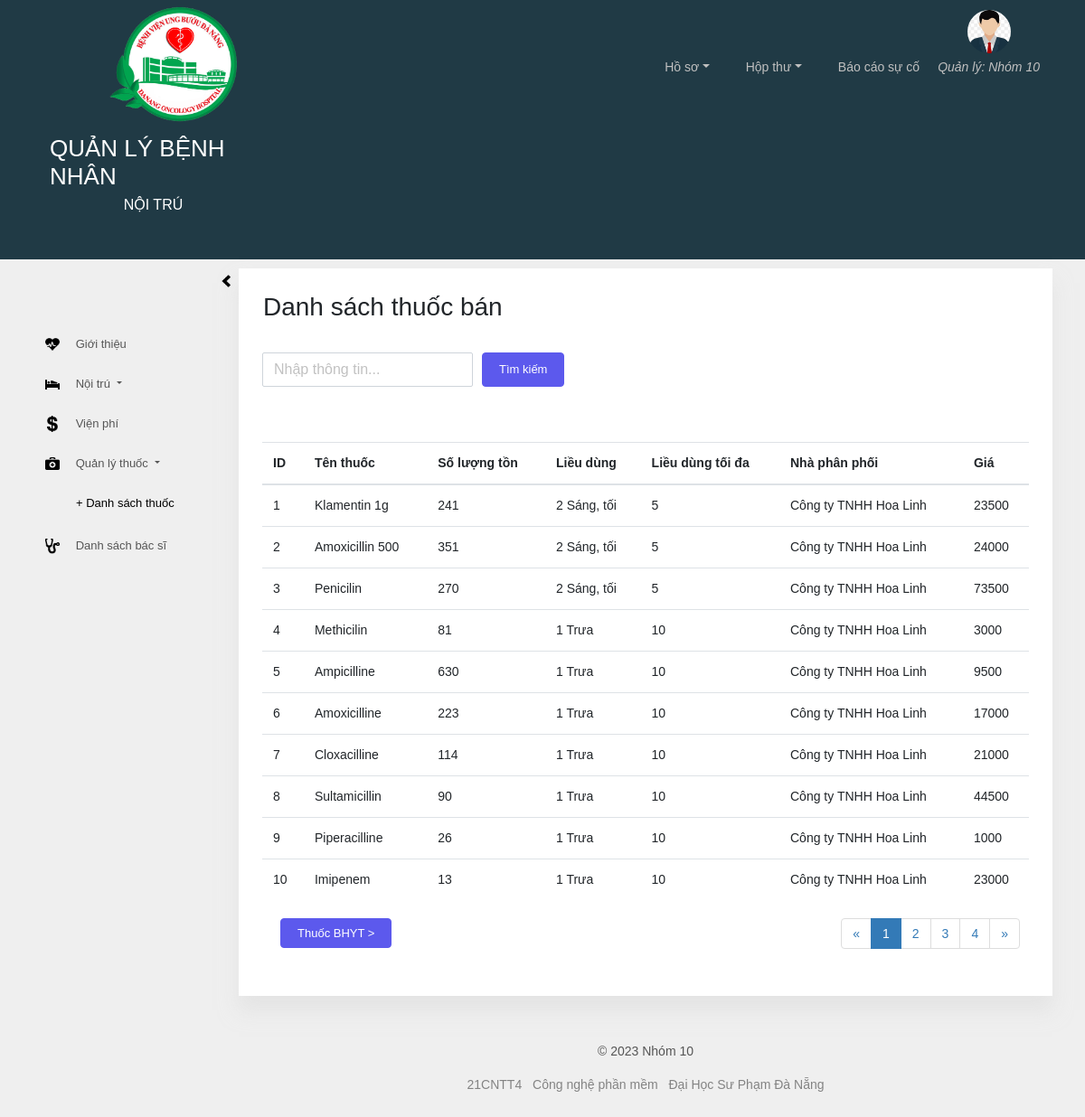
/danhsachthuoc.php, run on the app's committed database.
### tables this page shows
CREATE TABLE `thuocban` (
  `id` int(11) NOT NULL,
  `tenthuoc` varchar(100) NOT NULL,
  `soluongton` int(11) NOT NULL,
  `lieudung` int(11) NOT NULL,
  `lieudungtoida` int(11) NOT NULL,
  `thoigianuong` varchar(100) NOT NULL,
  `nhaphanphoi` int(11) NOT NULL,
  `gia` float NOT NULL
);

CREATE TABLE `nhaphanphoi` (
  `id` int NOT NULL,
  `tencongty` varchar(100) NOT NULL,
  `tenthuoc` varchar(100) NOT NULL
);

### danhsachthuoc.php (the view, shortened to what this page needs)
<?php
    require_once('header-footer/header.php');
 ?>
      <div class="page-body">
        <div class="container-fluid">
          <div class="page-sidebar toggled sidebar">
            <nav class="sidebar-collapse d-none d-lg-block">
              <i class="ion hide-on-collapsed"><img src="img/icon/glyphicons-225-chevron-left.png" style="width:10px;" alt=""></i>
            </nav>
            <ul class="nav nav-pills nav-stacked" id="sidebar-stacked">
              <li class="nav-item">
                <a class="nav-link" href="home.php"><i class="ion"><img src="img/icon/glyphicons-672-heartbeat.png" style="width:16px;" alt=""></i> <span class="nav-text">Giới thiệu</span></a>
              </li>
              <li class="nav-item">
                <a class="nav-container dropdown-toggle" data-toggle="collapse" data-parent="#sidebar-stacked" href="#p2">
                  <i class="ion"><img src="img/icon/glyphicons-496-bed-alt.png" style="width:16px;" alt=""></i> <span class="nav-text">Nội trú</span>
                </a>
              </li>
              <li class="nav-item">
                <a class="nav-link" href="vienphi.php"><i class="ion"><img src="img/icon/glyphicons-228-usd.png" style="width:12px;" alt=""></i> <span class="nav-text">Viện phí</span></a>
              </li>
                <li class="nav-item">
                <a class="nav-container dropdown-toggle" data-toggle="collapse" data-parent="#sidebar-stacked" href="#p8">
                  <i class="ion"><img src="img/icon/glyphicons-629-doctor.png" style="width:16px;" alt=""></i> <span class="nav-text">Quản lý thuốc</span>
                </a>
                <ul class="nav nav-pills nav-stacked" id="p8">
                  <li class="nav-item active"><a class="nav-link" href="danhsachthuoc.php">+ Danh sách thuốc</a></li>
                </ul>
              	</li>
              	<li class="nav-item">
                <a class="nav-link" href="danhsachbacsi.php"><i class="ion"><img src="img/icon/glyphicons-595-stethoscope.png" style="width:16px;" alt=""></i> <span class="nav-text">Danh sách bác sĩ</span></a>
              </li>
            </ul>
          </div>
<?php
  $conn = mysqli_connect('localhost','root','','benhnhannoitru');
  mysqli_set_charset($conn,'utf8');
  $query_show = mysqli_query($conn,"Select tb.id, npp.tenthuoc as 'tenthuoc', tb.soluongton, tb.lieudung,tb.lieudungtoida, tb.thoigianuong, npp.tencongty as 'tencongty', tb.gia from thuocban tb right join nhaphanphoi npp on tb.nhaphanphoi = npp.id");
  $total = mysqli_num_rows($query_show);
  $limit = 10;
  $page = ceil($total/$limit);
  $get_page = isset($_GET['page']) ? $_GET['page'] : 1;
  $curent_page = $get_page < 0 ? 1 : $get_page;
  $curent_page = $curent_page >$page ? $page : $curent_page;
  $start = ($curent_page - 1)*$limit;
  $query_show = mysqli_query($conn,"Select tb.id, npp.tenthuoc as 'tenthuoc', tb.soluongton,tb.lieudung,tb.lieudungtoida, tb.thoigianuong, npp.tencongty as 'tencongty', tb.gia from thuocban tb right join nhaphanphoi npp on tb.nhaphanphoi = npp.id order by id ASC limit $start,$limit");
 ?>
                <div class="page-content">
                      <div class="card card-default widget">
                        <div class="card-body">
                          <div class="row">
                            <div class="card card-default widget">
                              <div class="card-heading">
                                <h3 style="margin-left: -15px;">Danh sách thuốc bán</h3>
                              </div>
                              <form action="" method="POST" class="form-inline">
                                <div class="form-group">
                                      <input type="text" class="form-control" name="search" placeholder="Nhập thông tin..." style="margin-left: 10px;">
                                </div>
                                <button type="submit" class="btn btn-info" style="margin-left: 10px; height: 38px;">Tìm kiếm</button>
                              </form>
                            </div>
                          </div>
                      <div class="panel panel-default" style="margin-top: 20px;">
                      <table class="table" border="0" cellspacing="1" cellpadding="1">
                        <thead>
                          <tr>
                            <th>ID</th>
                            <th>Tên thuốc</th>
                            <th>Số lượng tồn</th>
                            <th>Liều dùng</th>
                            <th>Liều dùng tối đa</th>
                            <th>Nhà phân phối</th>
                            <th>Giá</th>
                          </tr>
                        </thead>
                        <tbody>
                          <?php foreach ($query_show as $show) : ?>
                          <tr>
                            <td><?php echo $show['id']; ?></td>
                            <td><?php echo $show['tenthuoc']; ?></td>
                            <td><?php echo $show['soluongton']; ?></td>
                            <td><?php echo $show['lieudung']." ".$show["thoigianuong"] ; ?></td>
                            <td><?php echo $show['lieudungtoida']; ?></td>
                            <td><?php echo $show['tencongty']; ?></td>
                            <td><?php echo $show['gia']; ?></td>
                          </tr>
                        <?php endforeach; ?>
                        </tbody>
                      </table>
                    </div>
                    <div class="col-md-12">
                      <div class="col-md-3 text-left" style=" margin-top: 20px;float: left;">
                        <a href="danhsachthuocbhyt.php" class="btn btn-info">Thuốc BHYT ></a>
                      </div>
                      <div class="col-md-9 text-right" style="padding: 0;float: left;">
                      <?php
                                $lui = $curent_page <=1 ? 1 : $curent_page - 1;
                                $tien = $curent_page >= $page ? $page : $curent_page + 1;
                               ?>
                              <ul class="pagination">
                                <li><a href="?page=<?php echo $lui; ?>">&laquo;</a></li>
                                <?php for ($i=1; $i <= $page ; $i++) :
                                  $active = $curent_page == $i ? 'class = "active"' : '';
                                ?>
                                <li <?php echo $active; ?>><a href="?page=<?php echo $i; ?>"><?php echo $i; ?></a></li>
                                <?php endfor; ?>
                                <li><a href="?page=<?php echo $tien; ?>">&raquo;</a></li>
                              </ul>
                            </div>
                          </div>
                        </div>
                      </div>
<?php
  require_once('header-footer/footer.php');
 ?>

### data on the page
thuocban: id "1", nhaphanphoi.tenthuoc "Klamentin 1g", soluongton "241", lieudung "2", thoigianuong "Sáng, tối", lieudungtoida "5", nhaphanphoi.tencongty "Công ty TNHH Hoa Linh", gia "23500"
thuocban: id "2", nhaphanphoi.tenthuoc "Amoxicillin 500", soluongton "351", lieudung "2", thoigianuong "Sáng, tối", lieudungtoida "5", nhaphanphoi.tencongty "Công ty TNHH Hoa Linh", gia "24000"
thuocban: id "3", nhaphanphoi.tenthuoc "Penicilin", soluongton "270", lieudung "2", thoigianuong "Sáng, tối", lieudungtoida "5", nhaphanphoi.tencongty "Công ty TNHH Hoa Linh", gia "73500"
thuocban: id "4", nhaphanphoi.tenthuoc "Methicilin", soluongton "81", lieudung "1", thoigianuong "Trưa", lieudungtoida "10", nhaphanphoi.tencongty "Công ty TNHH Hoa Linh", gia "3000"
thuocban: id "5", nhaphanphoi.tenthuoc "Ampicilline", soluongton "630", lieudung "1", thoigianuong "Trưa", lieudungtoida "10", nhaphanphoi.tencongty "Công ty TNHH Hoa Linh", gia "9500"
thuocban: id "6", nhaphanphoi.tenthuoc "Amoxicilline", soluongton "223", lieudung "1", thoigianuong "Trưa", lieudungtoida "10", nhaphanphoi.tencongty "Công ty TNHH Hoa Linh", gia "17000"
thuocban: id "7", nhaphanphoi.tenthuoc "Cloxacilline", soluongton "114", lieudung "1", thoigianuong "Trưa", lieudungtoida "10", nhaphanphoi.tencongty "Công ty TNHH Hoa Linh", gia "21000"
thuocban: id "8", nhaphanphoi.tenthuoc "Sultamicillin", soluongton "90", lieudung "1", thoigianuong "Trưa", lieudungtoida "10", nhaphanphoi.tencongty "Công ty TNHH Hoa Linh", gia "44500"
thuocban: id "9", nhaphanphoi.tenthuoc "Piperacilline", soluongton "26", lieudung "1", thoigianuong "Trưa", lieudungtoida "10", nhaphanphoi.tencongty "Công ty TNHH Hoa Linh", gia "1000"
thuocban: id "10", nhaphanphoi.tenthuoc "Imipenem", soluongton "13", lieudung "1", thoigianuong "Trưa", lieudungtoida "10", nhaphanphoi.tencongty "Công ty TNHH Hoa Linh", gia "23000"
